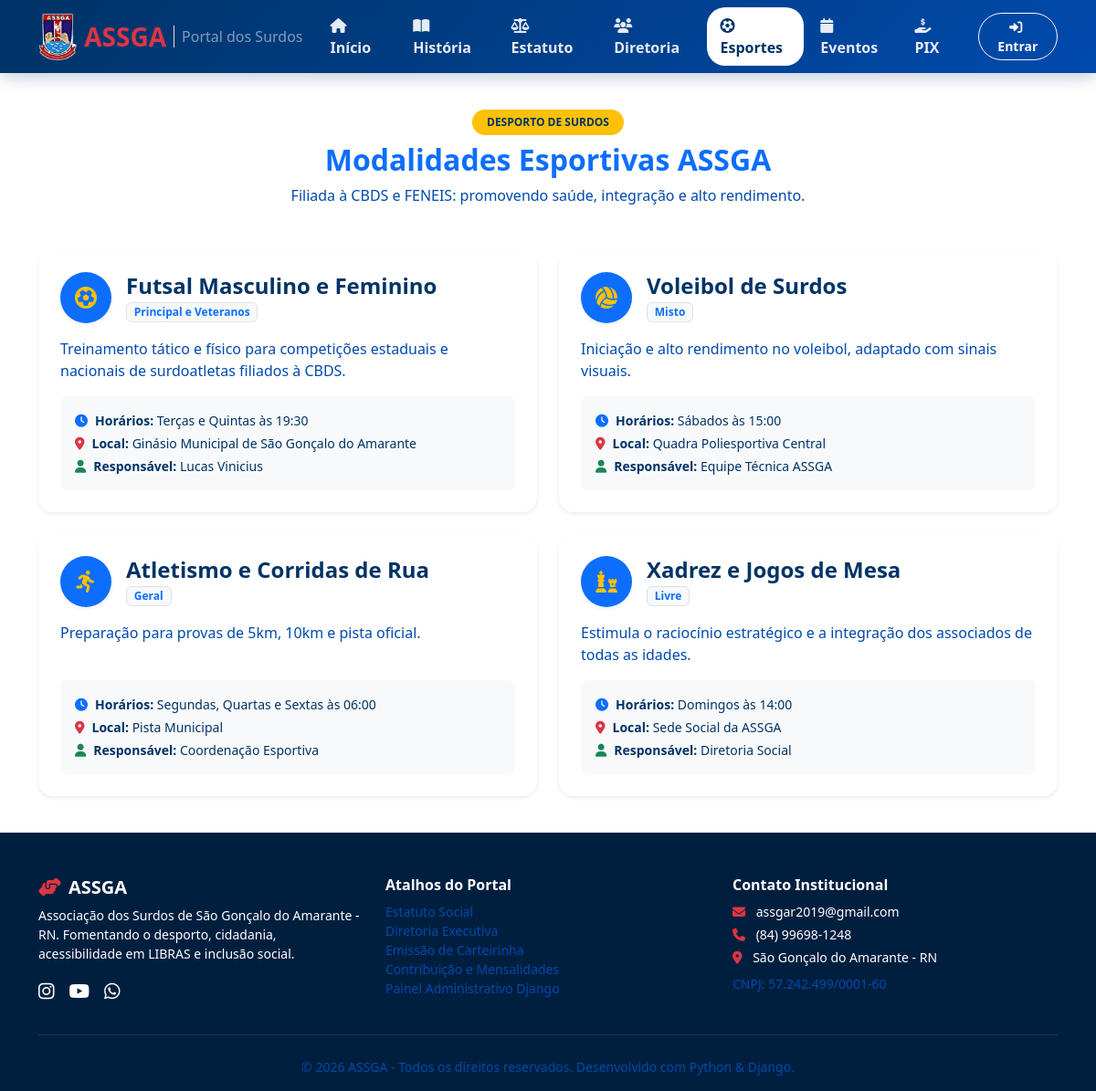
Page /esportiva/ on the committed database.
### core/models.py (models this page shows, shortened)
class ModalidadeEsportiva(models.Model):
    nome = models.CharField('Nome da Modalidade', max_length=100)
    categoria = models.CharField('Categoria', max_length=50, default='Masculino e Feminino')
    icone = models.CharField('Ícone FontAwesome', max_length=50, default='fa-futbol')
    dias_treino = models.CharField('Dias e Horários de Treino', max_length=150)
    local_treino = models.CharField('Local de Treino', max_length=200)
    responsavel = models.CharField('Responsável Técnico / Coordenador', max_length=120)
    descricao = models.TextField('Descrição da Modalidade')
    ativa = models.BooleanField('Ativa na ASSGA', default=True)
    class Meta:
        verbose_name = 'Modalidade Esportiva'
        verbose_name_plural = 'Modalidades Esportivas'

### core/views.py (the view)
# urls.py: path('esportiva/', views.esportiva_view, name='esportiva'),
def esportiva_view(request):
    modalidades = ModalidadeEsportiva.objects.filter(ativa=True)
    return render(request, 'portal/esportiva.html', {'modalidades': modalidades, 'active_page': 'esportiva'})

### core/context_processors.py (called while the page is built)
def assga_global_context(request):
    return {
        'assga_config': getattr(settings, 'ASSGA_CONFIG', {}),
        'current_year': datetime.now().year,
    }

### templates/portal/esportiva.html (shortened to what this page needs)
{% extends 'base.html' %}
{% block content %}
<div class="container py-3">
    <div class="text-center mb-5">
        <span class="badge bg-warning text-dark px-3 py-2 rounded-pill fw-bold text-uppercase">Desporto de Surdos</span>
        <h2 class="fw-bold text-primary mt-2">Modalidades Esportivas ASSGA</h2>
        <p class="text-muted">Filiada à CBDS e FENEIS: promovendo saúde, integração e alto rendimento.</p>
    </div>
    <div class="row g-4">
        {% for mod in modalidades %}
        <div class="col-md-6">
            <div class="card h-100 border-0 shadow-sm rounded-4 p-4">
                <div class="d-flex align-items-center gap-3 mb-3">
                    <div class="bg-primary text-warning rounded-circle d-flex align-items-center justify-content-center shadow-sm" style="width: 56px; height: 56px; min-width: 56px;">
                        <i class="fa-solid {{ mod.icone }} fs-4"></i>
                    </div>
                    <div>
                        <h4 class="fw-bold text-dark mb-0">{{ mod.nome }}</h4>
                        <span class="badge bg-light text-primary border">{{ mod.categoria }}</span>
                    </div>
                </div>
                <p class="text-secondary mb-3">{{ mod.descricao }}</p>
                <div class="bg-light p-3 rounded-3 small mt-auto">
                    <div class="mb-1"><strong><i class="fa-solid fa-clock text-primary me-2"></i>Horários:</strong> {{ mod.dias_treino }}</div>
                    <div class="mb-1"><strong><i class="fa-solid fa-location-dot text-danger me-2"></i>Local:</strong> {{ mod.local_treino }}</div>
                    <div><strong><i class="fa-solid fa-user text-success me-2"></i>Responsável:</strong> {{ mod.responsavel }}</div>
                </div>
            </div>
        </div>
        {% empty %}
        <div class="col-12">
            <div class="alert alert-light text-center py-4">Nenhuma modalidade cadastrada. Execute <code>python manage.py seed_assga</code>.</div>
        </div>
        {% endfor %}
    </div>
</div>
{% endblock %}

### templates/base.html (style rules this page uses)
:root { --assga-blue: #003366; --assga-light-blue: #004aad; --assga-red: #c62828; --assga-white: #ffffff; --bs-primary: #003366; --bs-secondary: #004aad; --bs-success: #004aad; --bs-info: #004aad; --bs-warning: #c62828; --bs-danger: #c62828; --bs-light: #ffffff; --bs-dark: #001f3f; --bs-body-color: #003366; --bs-secondary-color: #004aad; }
body { font-family: 'Segoe UI', Tahoma, Geneva, Verdana, sans-serif; background-color: var(--assga-white); color: var(--assga-blue); min-height: 100vh; display: flex; flex-direction: column; }
.text-muted, .text-secondary { color: var(--assga-light-blue) !important; }
.text-dark { color: var(--assga-blue) !important; }

### rows in the picture
ModalidadeEsportiva: nome "Futsal Masculino e Feminino", categoria "Principal e Veteranos", descricao "Treinamento tático e físico para competições estaduais e nacionais de surdoatletas filiados à CBDS.", dias_treino "Terças e Quintas às 19:30", local_treino "Ginásio Municipal de São Gonçalo do Amarante", responsavel "Lucas Vinicius"
ModalidadeEsportiva: nome "Voleibol de Surdos", categoria "Misto", descricao "Iniciação e alto rendimento no voleibol, adaptado com sinais visuais.", dias_treino "Sábados às 15:00", local_treino "Quadra Poliesportiva Central", responsavel "Equipe Técnica ASSGA"
ModalidadeEsportiva: nome "Atletismo e Corridas de Rua", categoria "Geral", descricao "Preparação para provas de 5km, 10km e pista oficial.", dias_treino "Segundas, Quartas e Sextas às 06:00", local_treino "Pista Municipal", responsavel "Coordenação Esportiva"
ModalidadeEsportiva: nome "Xadrez e Jogos de Mesa", categoria "Livre", descricao "Estimula o raciocínio estratégico e a integração dos associados de todas as idades.", dias_treino "Domingos às 14:00", local_treino "Sede Social da ASSGA", responsavel "Diretoria Social"
